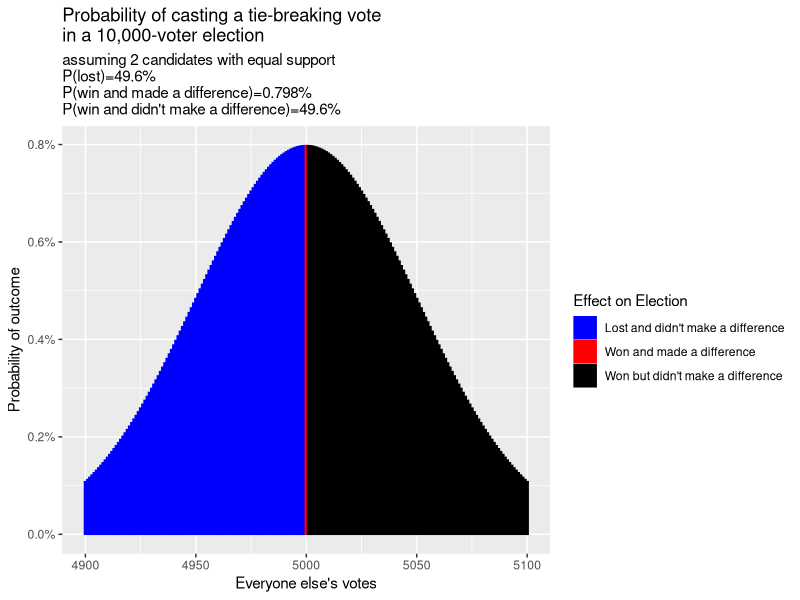
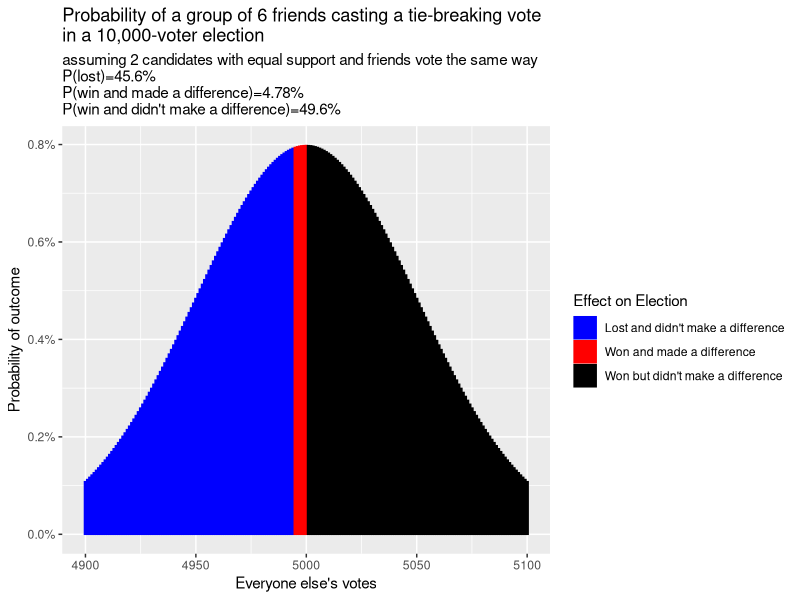
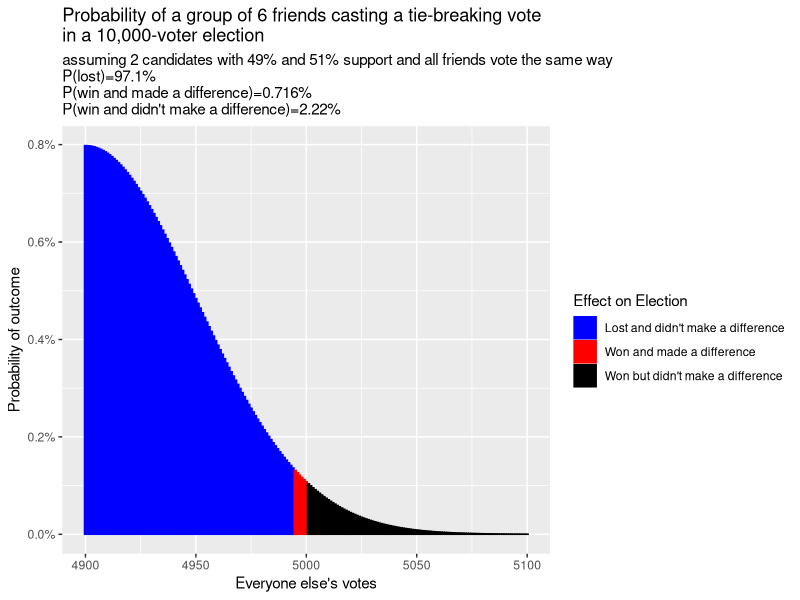
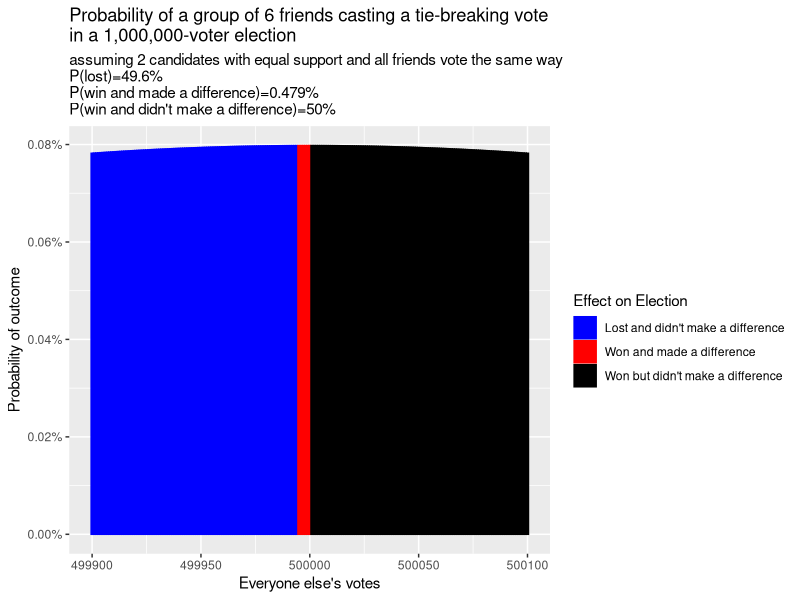
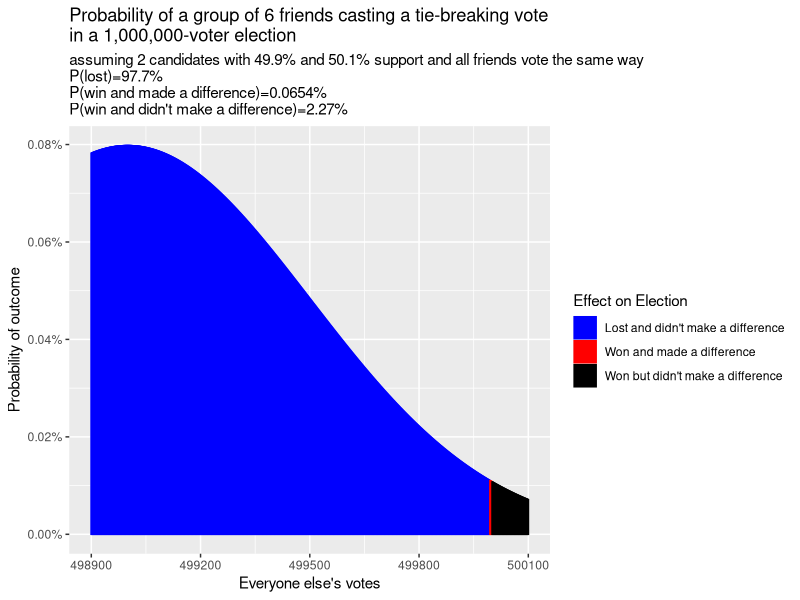

Recreate these plots in R, in order.
library(ggplot2)
library(scales)
library(dplyr)

notate_effect <- function(x){
  sprintf('P(lost)=%.3g%%\nP(win and made a difference)=%.3g%%\nP(win and didn\'t make a difference)=%.3g%%',100*x[1,2], 100*x[2,2],100*x[3,2])
}

x = 0:10000
color_options=c('Lost and didn\'t make a difference','Won and made a difference','Won but didn\'t make a difference')

df = data.frame(
  vals=x,
  probs=dbinom(x, 10000, 0.5),
  cumulative=pbinom(x, 10000, 0.5),
  color=color_options[(x>=5000)+1 + (x>=5001)]
)

color_values = c('blue','red','black')
names(color_values) = color_options

change1 = df %>% group_by(color) %>% summarize(sum(probs))

ggplot(df %>% filter(vals >= 4900 & vals <= 5100)) + geom_bar(aes(x=vals,y=probs, fill=color, color=color), stat='identity') + 
  scale_color_manual('Effect on Election', values=color_values) + scale_fill_manual('Effect on Election', values=color_values) + scale_y_continuous(label=percent) + 
  xlab('Everyone else\'s votes') + ylab('Probability of outcome') + ggtitle('Probability of casting a tie-breaking vote \nin a 10,000-voter election',
                                                                            subtitle=paste('assuming 2 candidates with equal support', notate_effect(change1), sep='\n')
                                                                            )



df2  = data.frame(
  vals=x,
  probs=dbinom(x, 10000, 0.5),
  cumulative=dbinom(x, 10000, 0.5),
  color=color_options[(x>=4995)+1 + (x>=5001)]
)

change2 = df2 %>% group_by(color) %>% summarize(sum(probs))

ggplot(df2 %>% filter(vals >= 4900 & vals <= 5100)) + geom_bar(aes(x=vals,y=probs, fill=color, color=color), stat='identity') + 
  scale_color_manual('Effect on Election', values=color_values) + scale_fill_manual('Effect on Election', values=color_values) + scale_y_continuous(label=percent) + 
  xlab('Everyone else\'s votes') + ylab('Probability of outcome') + ggtitle('Probability of a group of 6 friends casting a tie-breaking vote \nin a 10,000-voter election',
                                                                            subtitle=paste('assuming 2 candidates with equal support and friends vote the same way', notate_effect(change2), sep='\n')
  )

df3 = data.frame(
  vals=x,
  probs=dbinom(x, 10000, 0.49),
  cumulative=pbinom(x, 10000, 0.49),
  color=color_options[(x>=4995)+1 + (x>=5001)]
)

change3 = df3 %>% group_by(color) %>% summarize(sum(probs))

ggplot(df3 %>% filter(vals >= 4900 & vals <= 5100)) + geom_bar(aes(x=vals,y=probs, fill=color, color=color), stat='identity') + 
  scale_color_manual('Effect on Election', values=color_values) + scale_fill_manual('Effect on Election', values=color_values) + scale_y_continuous(label=percent) + 
  xlab('Everyone else\'s votes') + ylab('Probability of outcome') + ggtitle('Probability of a group of 6 friends casting a tie-breaking vote \nin a 10,000-voter election',
                                                                            subtitle=paste('assuming 2 candidates with 49% and 51% support and all friends vote the same way', notate_effect(change3), sep='\n')
  ) 


wide_x = 0:10000000
df4 = data.frame(
  vals=wide_x,
  probs=dbinom(wide_x, 10000*100, 0.5),
  cumulative=pbinom(wide_x, 10000*100, 0.5),
  color=color_options[(wide_x>=499995)+1 + (wide_x>=500001)]
)

change4 = df4 %>% group_by(color) %>% summarize(sum(probs))

ggplot(df4 %>% filter(vals <= 500100 & vals >= 499900)) + geom_bar(aes(x=vals,y=probs, fill=color, color=color), stat='identity') + 
  scale_color_manual('Effect on Election', values=color_values) + scale_fill_manual('Effect on Election', values=color_values) + scale_y_continuous(label=percent) + 
  xlab('Everyone else\'s votes') + ylab('Probability of outcome') + ggtitle('Probability of a group of 6 friends casting a tie-breaking vote \nin a 1,000,000-voter election',
                                                                            subtitle=paste('assuming 2 candidates with equal support and all friends vote the same way', notate_effect(change4), sep='\n')
  ) 

wide_x = 0:1000000
df5 = data.frame(
  vals=wide_x,
  probs=dbinom(wide_x, 10000*100, 0.499),
  cumulative=pbinom(wide_x, 10000*100, 0.499),
  color=color_options[(wide_x>=499995)+1 + (wide_x>=500001)]
)

change5 = df5 %>% group_by(color) %>% summarize(sum(probs))

ggplot(df5 %>% filter(vals <= 500100 & vals >= 498900)) + geom_bar(aes(x=vals,y=probs, fill=color, color=color), stat='identity') + 
  scale_color_manual('Effect on Election', values=color_values) + scale_fill_manual('Effect on Election', values=color_values) + scale_y_continuous(label=percent) + 
  xlab('Everyone else\'s votes') + ylab('Probability of outcome') + ggtitle('Probability of a group of 6 friends casting a tie-breaking vote \nin a 1,000,000-voter election',
                                                                            subtitle=paste('assuming 2 candidates with 49.9% and 50.1% support and all friends vote the same way', notate_effect(change5), sep='\n')
  ) 


